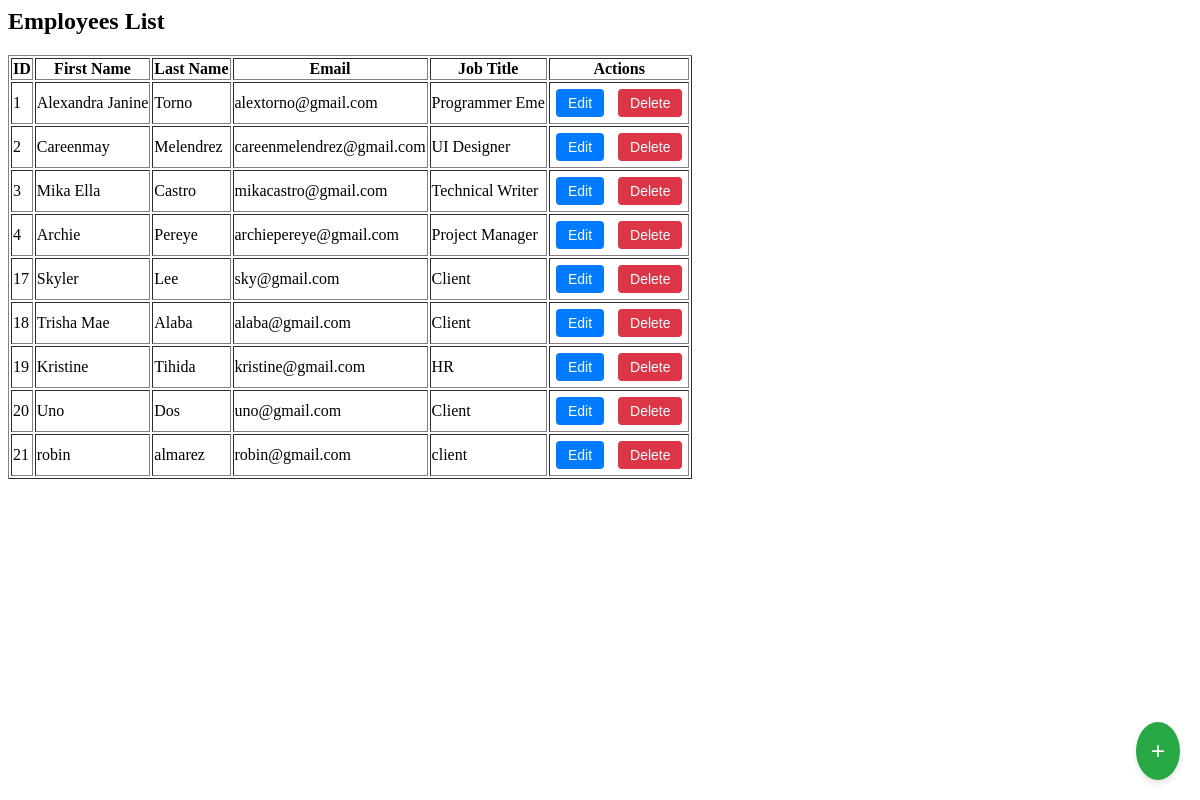
Page /get_employees.php on the earlier database version.
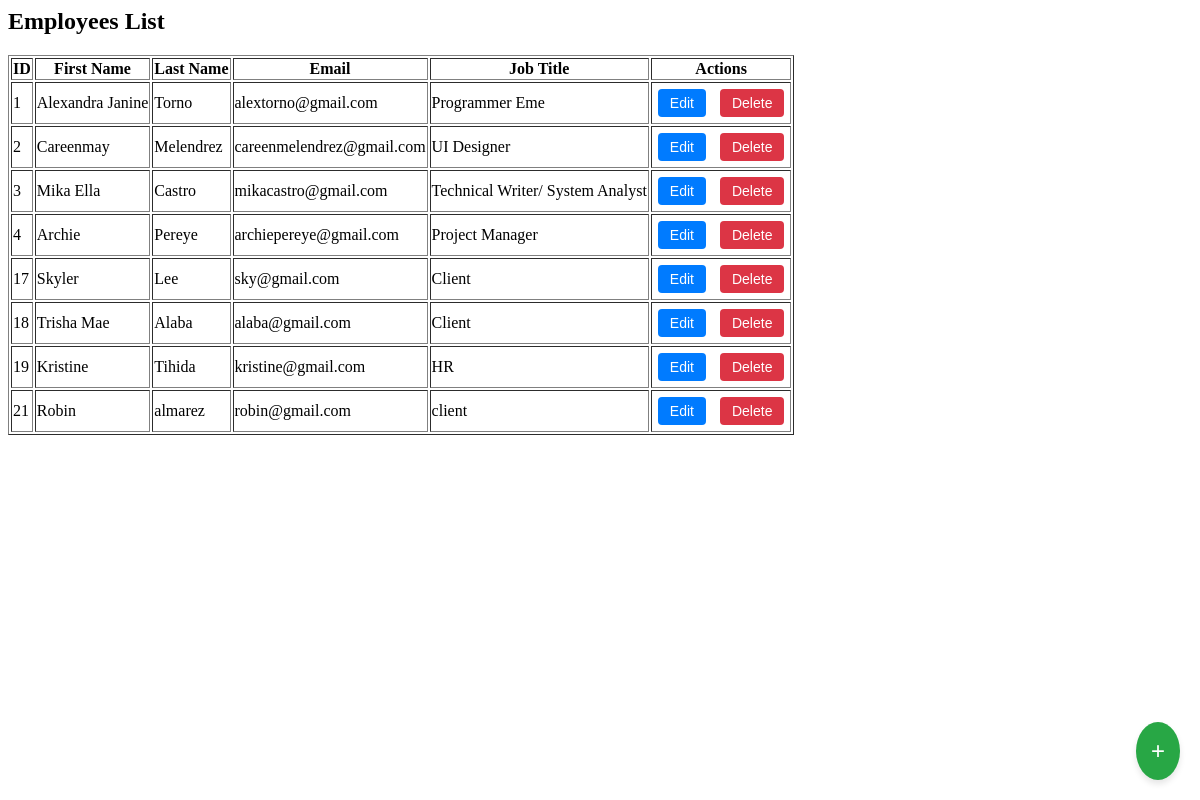
Same page on the later database version.
### tables this page shows
CREATE TABLE `employees` (
  `id` int(11) NOT NULL,
  `first_name` varchar(50) NOT NULL,
  `last_name` varchar(50) NOT NULL,
  `email` varchar(100) NOT NULL,
  `job_title` varchar(100) NOT NULL
);

### get_employees.php (the view, shortened to what this page needs)
<?php
$host = 'localhost';
$db = 'hrm';
$user = 'root';
$pass = '';
$conn = new mysqli($host, $user, $pass, $db);
$sql = "SELECT id, first_name, last_name, email, job_title FROM employees";
$result = $conn->query($sql);
if ($result->num_rows > 0) {
    echo '<h2>Employees List</h2>';
    echo '<table border="1">';
    echo '<thead><tr><th>ID</th><th>First Name</th><th>Last Name</th><th>Email</th><th>Job Title</th><th>Actions</th></tr></thead>';
    echo '<tbody>';
    while ($row = $result->fetch_assoc()) {
        $employeeId = $row['id'];
        $employeeName = htmlspecialchars($row['first_name'] . ' ' . $row['last_name']);
        echo '<tr>';
        echo '<td>' . htmlspecialchars($row['id']) . '</td>';
        echo '<td>' . htmlspecialchars($row['first_name']) . '</td>';
        echo '<td>' . htmlspecialchars($row['last_name']) . '</td>';
        echo '<td>' . htmlspecialchars($row['email']) . '</td>';
        echo '<td>' . htmlspecialchars($row['job_title']) . '</td>';
        echo '<td>';
        echo '<button class="btn-action btn-edit" onclick="window.location.href=\'edit_employee.php?id=' . $employeeId . '\'">Edit</button> ';
        echo '<button class="btn-action btn-delete" onclick="deleteEmployee(' . $employeeId . ', \'' . $employeeName . '\')">Delete</button>';
        echo '</td>';
        echo '</tr>';
    }
    echo '</tbody>';
    echo '</table>';
} else {
    echo 'No employees found.';
}
?>
<button class="plus-button" onclick="openModal()">+</button>

Differences in the rows shown:
removed employees: id "20", first_name "Uno", last_name "Dos", email "uno@gmail.com", job_title "Client"
changed employees "Mika Ella": job_title "Technical Writer" → "Technical Writer/ System Analyst"
changed employees "almarez": first_name "robin" → "Robin"
